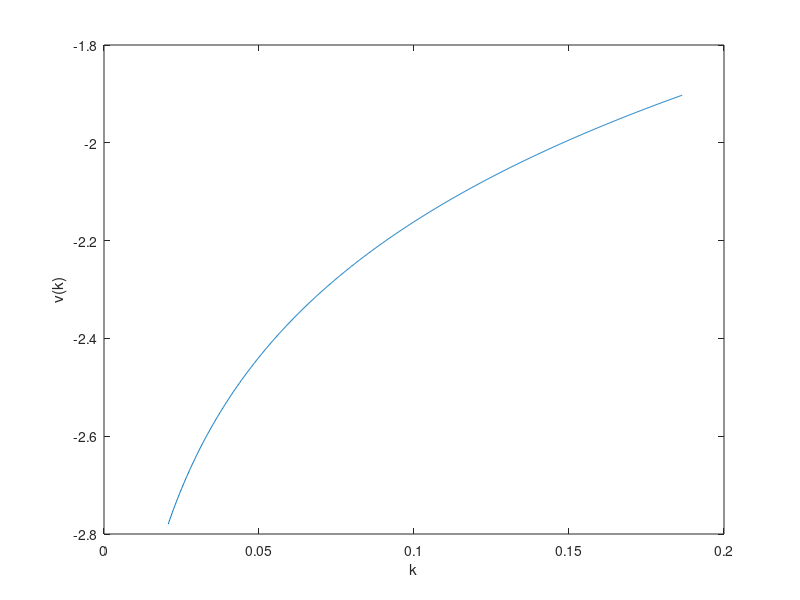
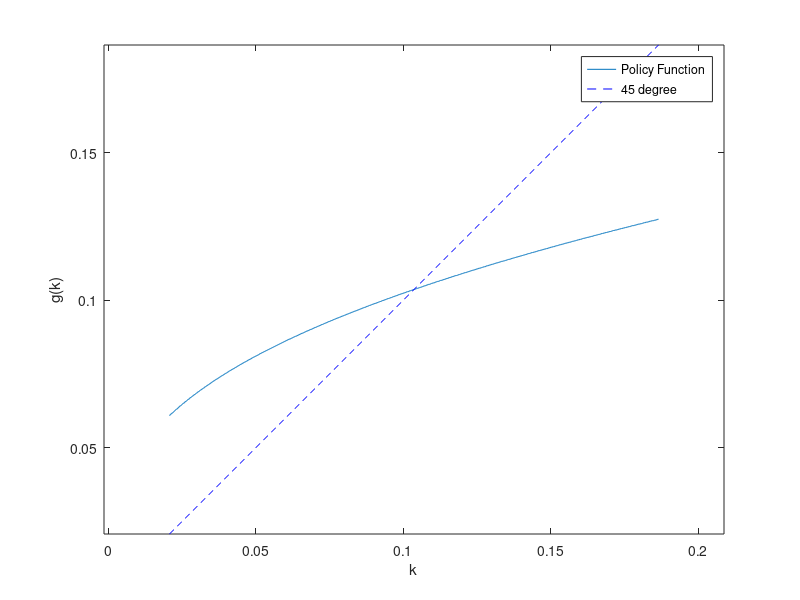

Recreate these plots in MATLAB, in order. (Note: this script raises an error after producing the figures.)
%% Value Function Iteration
clear, clc;

%% Set parameters
n = 1000;	% Size of grid

delta = 0.8;	% Depreciation rate
alpha = 0.3;    % Capital share of income
beta = 0.6;     % Discount factor

crit = 1;	% Initialize convergence criterion
tol = 1e-10;	% Convergence tolerance

%% Grid
k_star = ((1/beta+delta-1)/alpha)^(1/(alpha-1)); % Steady state
k_max = k_star + 0.8*k_star;	% Upper bound
k_min = k_star - 0.8*k_star;	% Lower bound
k_grid = linspace(k_min,k_max,n)';	% Create grid

% Empty
val_temp = zeros(n,1);  % Initialize temporary value function vector
val_fun = zeros(n,1);	% Initialize value function vector
pol_fun = zeros(n,1);	% Initialize policy function vector

ite = 0;    % Initialize iteration counter

%% Value function iteration
while crit>tol ;
    % Iterate on k
    for i=1:n   
        c = k_grid(i)^alpha + (1-delta)*k_grid(i) - k_grid; % Compute consumption for kt
        utility_c = log(c); % Compute utility for every ct
        utility_c(c<=0) = -Inf;	% Set utility to -Inf for c<=0
        [val_fun(i),pol_fun(i)] = max(utility_c + beta*val_temp);   % Solve bellman equation
    end
    crit = max(abs(val_fun-val_temp));  % Compute convergence criterion
    val_temp = val_fun;	% Update value function
    ite = ite + 1 % Print iteration number
end

%% Plot figures
% Value function
figure
plot(k_grid,val_fun) 

xlabel('k')
ylabel('v(k)')

print('plot_value','-dpng')

% Policy function
figure
plot(k_grid,k_grid(pol_fun))
axis equal
hold on
plot(k_grid,k_grid, '--b')

xlabel('k')
ylabel('g(k)')
legend('Policy Function','45 degree', 'Location', 'best')

print('plot_policy','-dpng')
s